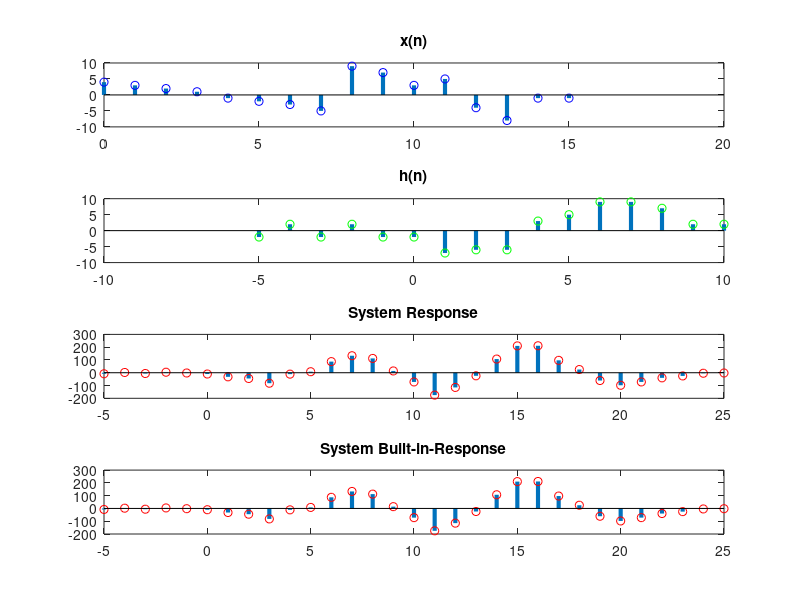

Source code (MATLAB):
clear all;
close all;
n1=0:1:15;
x=[4 3 2 1 -1 -2 -3 -5  9 7 3 5 -4 -8 -1 -1];
h=[-2 2 -2 2 -2 -2 -7 -6 -6 3 5 9 9 7 2 2];
n2=-5:1:10;
X=[x, zeros(1, length(h))];
H=[h,zeros(1, length(x))];
Y=zeros(1,length(x)+length(h)-1);
for i=1:length(x)+length(h)-1
    for j=1:length(x)
        if(i-j+1>0)
            Y(i)=Y(i)+X(j)*H(i-j+1);
        end
    end
end
n3=min(n1)+min(n2);
 n4=max(n1)+max(n2);
r=n3:1:n4;
Y
W=conv(x,h)
subplot(411)
stem(n1,x,'lineWidth',3,'LineStyle','-','Marker','o','MarkerEdgecolor','blue');
title('x(n)')
subplot(412)
stem(n2,h,'lineWidth',3,'LineStyle','-','Marker','o','MarkerEdgecolor','green')
title('h(n)')
subplot(413)
stem(r,Y,'lineWidth',3,'LineStyle','-','Marker','o','MarkerEdgecolor','red')
title('System Response')
subplot(414)
stem(r,W,'lineWidth',3,'LineStyle','-','Marker','o','MarkerEdgecolor','red')
title('System Built-in-Response')
